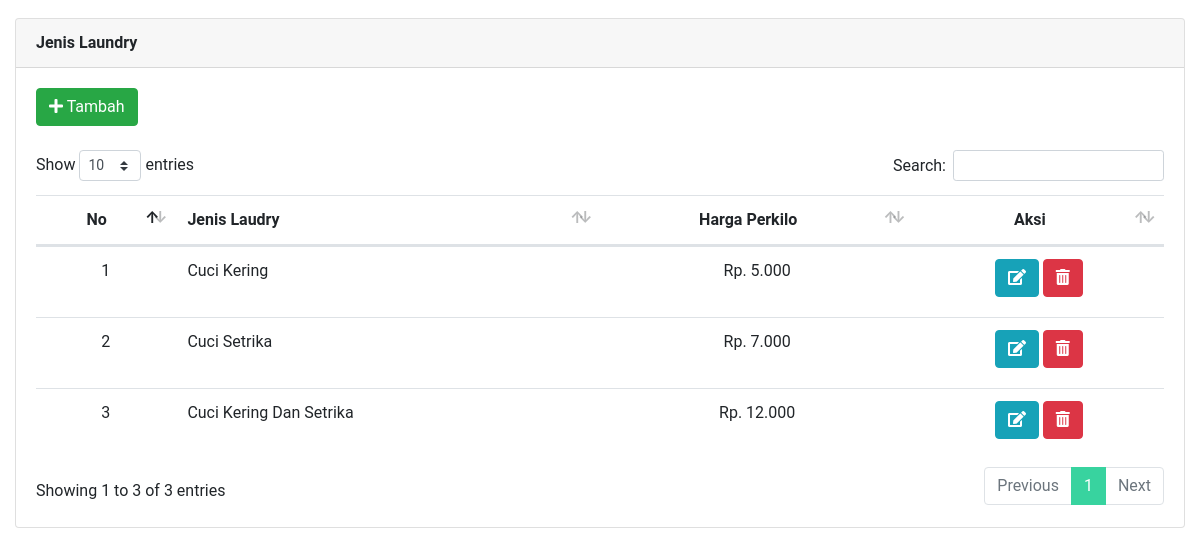
The app's page /admin/?page=add_jenlau (signed in) with its own data.
### tables this page shows
CREATE TABLE `jenis_loundry` (
  `id` int(11) NOT NULL,
  `jenis` varchar(200) NOT NULL,
  `harga_perkilo` int(11) NOT NULL
);

### admin/template/page/menu/tambah_jenis_laundry.php (shortened to what this page needs)
<div class="batas">
    <div class="card">
        <div class="card-header">
            <b>Jenis Laundry</b>
        </div>
        <div class="card-body">
            <button type="button" data-target="#tambah_jenlau" data-toggle="modal" class="btn btn-success mb-4">
                <em class="fas fa-plus"></em> Tambah
            </button>
            <table class="table table-responsive-lg datatable">
                <thead>
                    <tr>
                        <th class="text-center">No</th>
                        <th>Jenis Laudry</th>
                        <th class="text-center">Harga Perkilo</th>
                        <th class="text-center">Aksi</th>
                    </tr>
                </thead>
                <tbody>
                    <?php
                        $no = 1;
                        $get_data_jenlau = mysqli_query($koneksi, "SELECT * FROM jenis_loundry");
                        while($data = mysqli_fetch_object($get_data_jenlau))
                        {
                            ?>
                                <tr>
                                    <td class="text-center"><?= $no++; ?></td>
                                    <td><?= $data->jenis; ?></td>
                                    <td class="text-center"><?= "Rp. ".number_format($data->harga_perkilo, 0,',','.');?></td>
                                    <td class="text-center">
                                        <a href="#!" data-target="#edit<?= $data->id; ?>" data-toggle="modal" class="btn btn-info mb-2">
                                            <em class="fas fa-edit"></em>
                                        </a>
                                        <a href="#!" data-target="#hapus<?= $data->id; ?>" data-toggle="modal" class="btn btn-danger mb-2">
                                            <em class="fas fa-trash-alt"></em>
                                        </a>
                                    </td>
                                </tr>
                            <?php
                        }
                    ?>
                </tbody>
            </table>
        </div>
    </div>
</div>

### admin/index.php (style rules this page uses)
.batas { padding: 10px 0; }

### records on screen
jenis_loundry: jenis "Cuci Kering", harga_perkilo "5.000"
jenis_loundry: jenis "Cuci Setrika", harga_perkilo "7.000"
jenis_loundry: jenis "Cuci Kering Dan Setrika", harga_perkilo "12.000"
